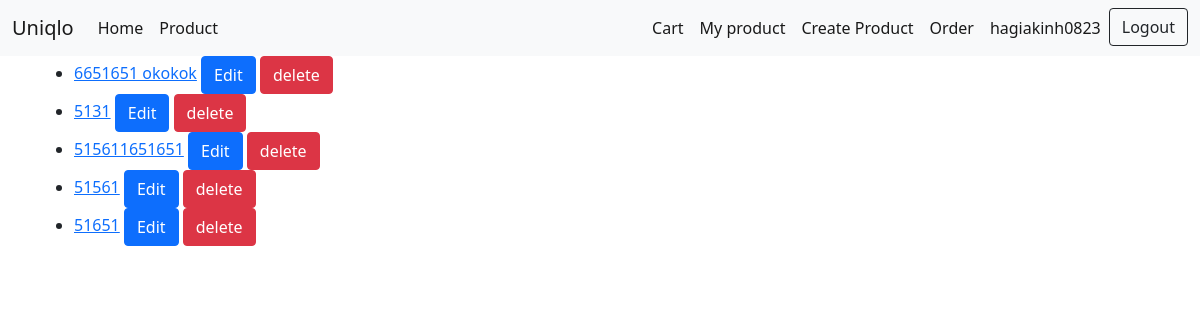
Before: /productuser/ (signed in) with the older database file.
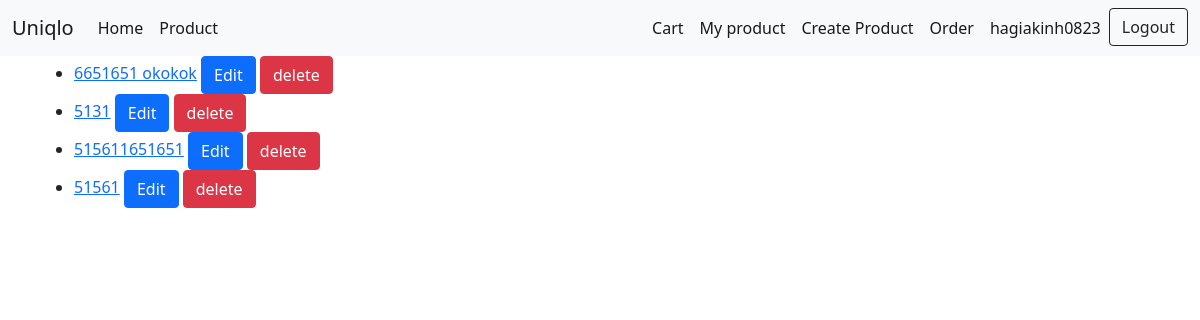
After: the same page with the newer database file.
### appProduct/models.py (models this page shows, shortened)
class Product(models.Model):
    category = models.ForeignKey(Category, on_delete=models.CASCADE)
    user = models.ForeignKey(User, on_delete=models.CASCADE)
    name = models.CharField(max_length=256)
    price = models.DecimalField(max_digits = 20,decimal_places=2)
    quantity = models.IntegerField(blank=True, default=1)
    recommend = models.TextField(blank=True)
    image = models.ImageField(upload_to='productImages', default='default.jpg')
    datecreated = models.DateTimeField(auto_now_add=True)  #không thể chỉnh sữa ngày tạo và khởi tạo thời gian tạo

### appProduct/views.py (the view)
# urls.py: path('productuser/', views.productuser, name='productuser'),
@login_required
def productuser(request):
    products = Product.objects.filter(user = request.user)
    return render(request, 'product/productuser.html', {'products': products})

### templates/product/productuser.html
{% extends "base/base.html" %}
{% block block_body %}
<ul class="#productuser">
{% for product in products  %}
    <li>
        <a href="{% url 'appProduct:detailproduct' product.id %}">{{ product.name }}</a>
        <a href="{% url 'appProduct:editproduct' product.id %}" class="btn btn-primary" id="{{product.id}}" >Edit</a>
        <button class="btn btn-danger delete" data-id= '{{product.id}}'>delete</button>
    </li>
{% endfor %}
</ul>
{% endblock %}

Changed rows visible on the page:
removed Product: name "51651"
